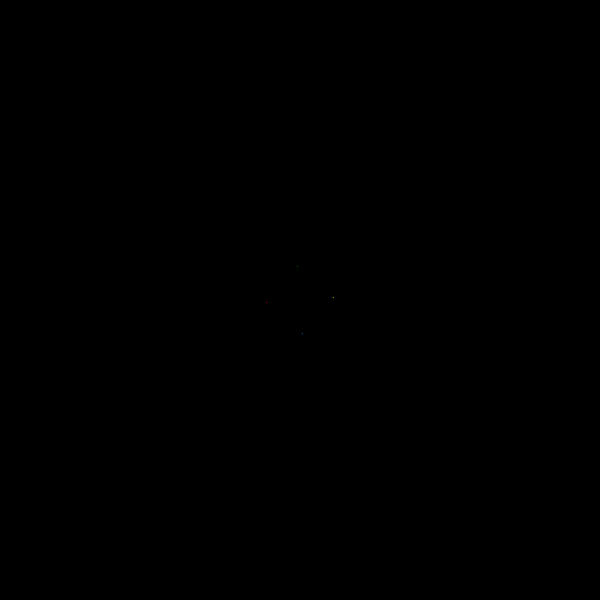
Frame 1 (no input)
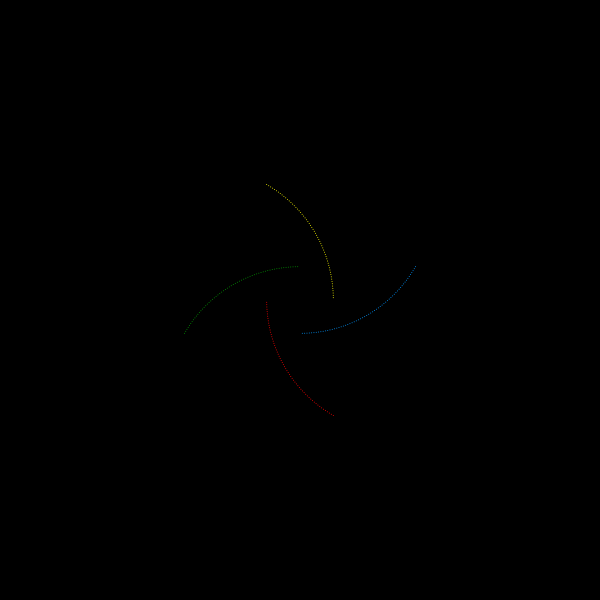
Frame 60 (the mouse pressed at the canvas centre just before this capture)
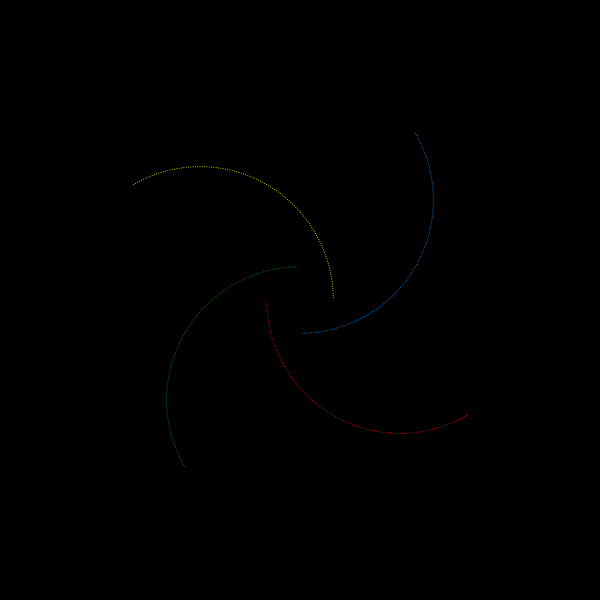
Frame 120 (the mouse held since frame 60 and released just before this capture)

The Processing sketch that drew these frames (run headless with seeded random() and noise(); from frame 60 on, the mouse is pressed at the canvas centre):

// Processing sketch: Cornish_Rings
// ── Cornish_Rings.pde
float xlen1;
float xlen2;
float xlen3;
float xlen4;
float ylen1;
float ylen2;
float ylen3;
float ylen4;
float rad;
int deg = 0;
int size = 1;
int total;

void setup () {
  size (600, 600);
  background(0);
  noStroke();
  rad = width/3;
}

void draw() {
  if (deg == 360) {
    size *= 2;
    deg = 0;
  }
  deg += 1;
  xlen1 = width/2 + cos(radians(deg-90)) * rad/3 * 2;
  ylen1 = rad - sin(radians(deg-90)) * rad/3 * 2;
  xlen2 = width/2 + cos(radians(deg+90)) * rad/3 * 2;
  ylen2 = height-rad - sin(radians(deg+90)) * rad/3 * 2;
  xlen3 = rad + cos(radians(deg)) * rad/3 * 2;
  ylen3 = height/2 - sin(radians(deg)) * rad/3 * 2;
  xlen4 = width-rad + cos(radians(deg+180)) * rad/3 * 2;
  ylen4 = height/2 - sin(radians(deg+180)) * rad/3 * 2;
  fill(0, 150, 255);
  ellipse(xlen1, ylen1, size, size);
  fill(0, 150, 0);
  ellipse(xlen2, ylen2, size, size);
  fill(255, 255, 0);
  ellipse(xlen3, ylen3, size, size);
  fill(255, 0, 0);
  ellipse(xlen4, ylen4, size, size);
  total += 1;
}
